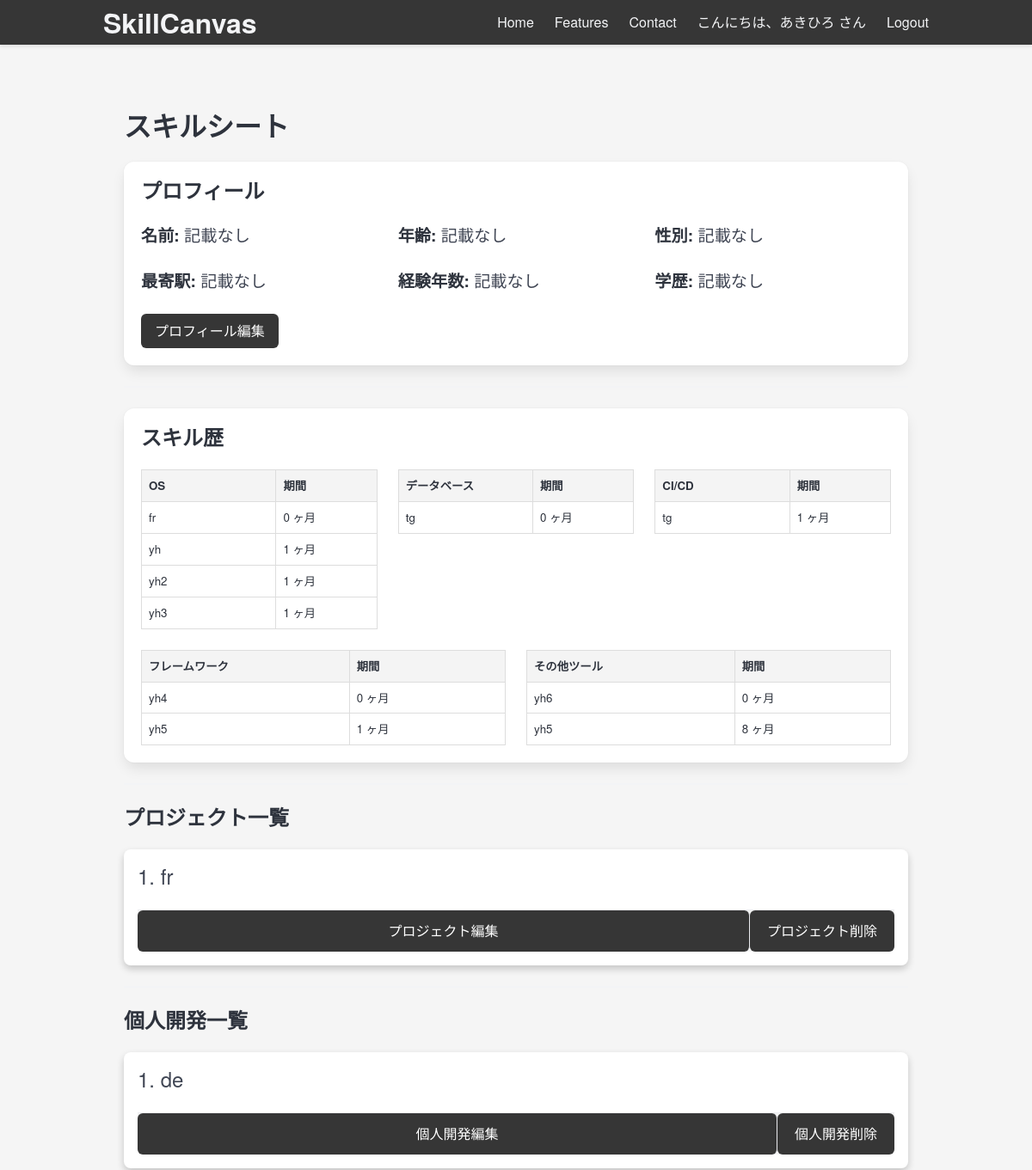
The page /sheet (signed in, upper part) on the database as committed earlier.
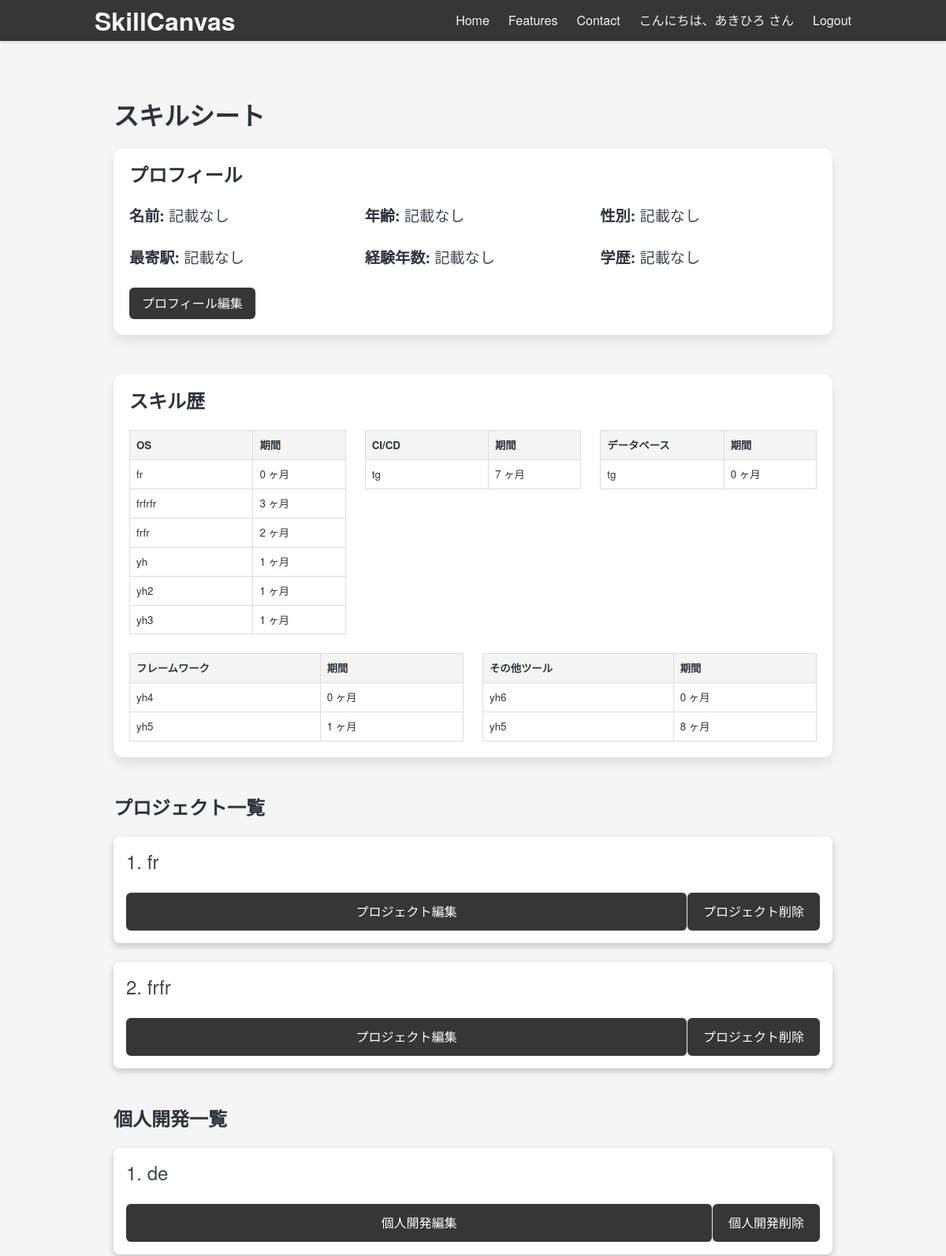
The same page on the database as committed later.
### run.py (models this page shows)
class Technology(db.Model):
    __tablename__ = "technology"
    id = db.Column(db.Integer, primary_key=True)
    project_id = db.Column(db.Integer, db.ForeignKey('project.id'), nullable=False)
    type = db.Column(db.String(120), nullable=False)  # e.g., 'OS', 'language', 'process', etc.
    name = db.Column(db.String(120), nullable=False)
    duration_months = db.Column(db.Integer, nullable=True)  # Nullable for process entries

class IndividualTechnology(db.Model):
    __tablename__ = "individual_technology"
    id = db.Column(db.Integer, primary_key=True)
    individual_development_id = db.Column(db.Integer, db.ForeignKey('individual_development.id'), nullable=False)
    type = db.Column(db.String(120), nullable=False)  # 技術の種類 (e.g., 'OS', 'language', 'framework', etc.)
    name = db.Column(db.String(120), nullable=False)  # 技術名
    duration_months = db.Column(db.Integer, nullable=True)  # 期間 (月単位)

class Project(db.Model):
    __tablename__ = "project"
    id = db.Column(db.Integer, primary_key=True)
    user_id = db.Column(db.Integer, db.ForeignKey('user.id'), nullable=False)
    start_month = db.Column(db.String(7), nullable=False)  # YYYY-MM形式の文字列
    end_month = db.Column(db.String(7), nullable=False)    # YYYY-MM形式の文字列
    industry = db.Column(db.String(120), nullable=False)
    project_name = db.Column(db.String(120), nullable=False)
    project_summary = db.Column(db.Text, nullable=False)
    responsibilities = db.Column(db.Text, nullable=False)
    technologies = db.relationship('Technology', backref='project', lazy=True)
    processes = db.relationship('Process', backref='project', lazy=True)

class IndividualDevelopment(db.Model):
    __tablename__ = "individual_development"
    id = db.Column(db.Integer, primary_key=True)
    user_id = db.Column(db.Integer, db.ForeignKey('user.id'), nullable=False)
    start_month = db.Column(db.String(7), nullable=False)  # YYYY-MM形式の文字列
    end_month = db.Column(db.String(7), nullable=False)    # YYYY-MM形式の文字列
    development_name = db.Column(db.String(120), nullable=False)  # プロジェクトタイトル
    development_summary = db.Column(db.Text, nullable=False)  # 開発概要
    technologies = db.relationship('IndividualTechnology', backref='individual_development', lazy=True)
    processes = db.relationship('IndividualProcess', backref='individual_development', lazy=True)

### views/sheet_views.py (the view)
@app.route('/sheet', methods=['GET', 'POST'])
@login_required
def sheet():
    user_id = current_user.id
    projects = Project.query.filter_by(user_id=user_id).all()
    individual_developments = IndividualDevelopment.query.filter_by(user_id=user_id).all()
    project_data = []
    individual_dev_data = []
    skills_by_category = {}
    tech_type_mapping = {
        'os': 'OS',
        'language': '言語',
        'framework': 'フレームワーク',
        'database': 'データベース',
        'containertech': 'コンテナ技術',
        'cicd': 'CI/CD',
        'logging': 'ログ',
        'tools': 'その他ツール'
    }
    for project in projects:
        processes = Process.query.filter_by(project_id=project.id).all()
        technologies = Technology.query.filter_by(project_id=project.id).all()
        for tech in technologies:
            tech_type = tech_type_mapping[tech.type]
            if tech_type not in skills_by_category:
                skills_by_category[tech_type] = {}
            if tech.name not in skills_by_category[tech_type]:
                skills_by_category[tech_type][tech.name] = tech.duration_months
            else:
                skills_by_category[tech_type][tech.name] += tech.duration_months
        project_data.append({
            'project': project,
            'processes': processes,
            'technologies': technologies
        })
    for dev in individual_developments:
        processes = IndividualProcess.query.filter_by(individual_development_id=dev.id).all()
        technologies = IndividualTechnology.query.filter_by(individual_development_id=dev.id).all()
        for tech in technologies:
            tech_type = tech_type_mapping[tech.type]
            if tech_type not in skills_by_category:
                skills_by_category[tech_type] = {}
            if tech.name not in skills_by_category[tech_type]:
                skills_by_category[tech_type][tech.name] = tech.duration_months
            else:
                skills_by_category[tech_type][tech.name] += tech.duration_months
        individual_dev_data.append({
            'individual_development': dev,
            'processes': processes,
            'technologies': technologies
        })
    skills_by_category_formatted = {}
    for category, skills in skills_by_category.items():
        skills_list = [{'name': name, 'duration_months': duration} for name, duration in skills.items()]
        skills_by_category_formatted[category] = skills_list
    active_link = Link.query.filter_by(user_id=user_id, is_active=True).order_by(Link.created_at.desc()).first()
    link_url = url_for('view_sheet', link_code=active_link.link_code, _external=True) if active_link else None
    experience_years = current_user.experience_years or 0
    return render_template('sheet.html', user=current_user, projects=project_data, individual_developments=individual_dev_data, skills_by_category=skills_by_category_formatted, tech_type_mapping=tech_type_mapping, link_url=link_url, experience_years=experience_years)

### views/login_views.py (called while the page is built)
@login_manager.user_loader # type: ignore
def load_user(user_id):
    return User.query.get(int(user_id))

### templates/sheet.html (shortened to what the changed rows need)
{% extends "base.html" %}
{% block content %}
<section class="section">
    <div class="container">
        <h1 class="title">スキルシート</h1>
        <div class="box">
            <h1 class="title is-4">プロフィール</h1>
        </div>
        {% if skills_by_category|length > 0 %}
        <div class="box">
            <h1 class="title is-4">スキル歴</h1>
            <div class="columns is-multiline">
                {% for category, skills in skills_by_category.items() %}
                <div class="column is-one-third">
                    <div class="table-container">
                        <table class="table is-bordered is-fullwidth skill-table">
                            <thead>
                                <tr>
                                    <th>{{ category }}</th>
                                    <th>期間</th>
                                </tr>
                            </thead>
                            <tbody>
                                {% for skill in skills %}
                                <tr>
                                    <td class="tech-name clickable" data-tech-name="{{ skill.name }}">{{ skill.name }}</td>
                                    <td>
                                        {% if skill.duration_months >= 12 %}
                                        {{ skill.duration_months // 12 }} 年 {{ skill.duration_months % 12 }} ヶ月
                                        {% else %}
                                        {{ skill.duration_months }} ヶ月
                                        {% endif %}
                                    </td>
                                </tr>
                                {% endfor %}
                            </tbody>
                        </table>
                    </div>
                </div>
                {% endfor %}
            </div>
        </div>
        {% endif %}
        {% if projects|length > 0 %}
        <h1 class="title is-4">プロジェクト一覧</h1>
        <div id="projects-container">
            {% for item in projects %}
            <div class="card project-card">
                <div class="card-content">
                    <h2 class="subtitle project-title" data-index="{{ loop.index }}" style="font-size: 1.5rem;">
                        {{ loop.index }}. {{ item.project.project_name }}
                    </h2>
                    <footer class="card-footer">
                        <a href="{{ url_for('edit_project', project_id=item.project.id) }}"
                            class="card-footer-item button is-primary is-light">プロジェクト編集</a>
                        <form action="{{ url_for('delete_project', project_id=item.project.id) }}" method="post"
                            style="display:inline;">
                            <button type="submit" class="button is-danger is-light card-footer-item">プロジェクト削除</button>
                        </form>
                    </footer>
                </div>
            </div>
            {% endfor %}
        </div>
        {% endif %}
        {% if individual_developments|length > 0 %}
        <h1 class="title is-4">個人開発一覧</h1>
        <div id="individual-developments-container">
            {% for item in individual_developments %}
            <div class="card individual-development-card">
                <div class="card-content">
                    <h2 class="subtitle development-title" data-index="{{ loop.index }}" style="font-size: 1.5rem;">
                        {{ loop.index }}. {{ item.individual_development.development_name }}
                    </h2>
                    <footer class="card-footer">
                        <a href="" class="card-footer-item button is-primary is-light">個人開発編集</a>
                        <form action="" method="post" style="display:inline;">
                            <button type="submit" class="button is-danger is-light card-footer-item">個人開発削除</button>
                        </form>
                    </footer>
                </div>
            </div>
            {% endfor %}
        </div>
        {% endif %}
    </div>
</section>
{% endblock %}

Rows that differ between the two databases and show on the page:
no longer on this page (row unchanged): IndividualTechnology: name "tg", duration_months "1", shown under "CI/CD"
added Technology: name "frfrfr", duration_months "3", shown under "OS"
added Technology: name "frfr", duration_months "2", shown under "OS"
added Technology: name "tg", duration_months "7", shown under "CI/CD"
added Project: project.project_name "frfr"
Other text that changed with them:
new list line: "2 . プロジェクト編集 プロジェクト削除"
